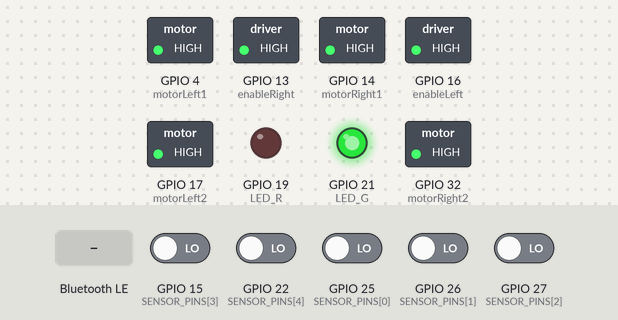
This sketch was run on a simulated ESP32. Parts: switched loads named in the sketch (green lamp = pin HIGH), output pins drawn as LEDs (lit = HIGH). Dashed ring = blinking. The test bench sets the inputs (shaded band); at power-on: GPIO 15 (SENSOR_PINS[3]), GPIO 22 (SENSOR_PINS[4]), GPIO 25 (SENSOR_PINS[0]), GPIO 26 (SENSOR_PINS[1]), GPIO 27 (SENSOR_PINS[2]) LOW. Nothing arrives over Bluetooth unless stated; a phone connects over Bluetooth LE 3 s after start; what the sketch prints to the serial monitor is not drawn.

Above: at 1.2 s.
1.3 s: Bluetooth LE write "S" received
At 2.5 s:
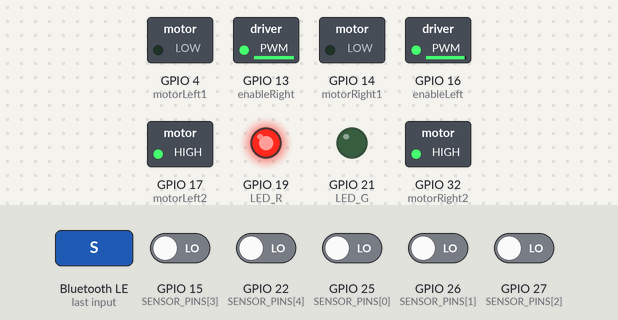
2.8 s: GPIO 15 (SENSOR_PINS[3]) driven HIGH
At 3.71 s:
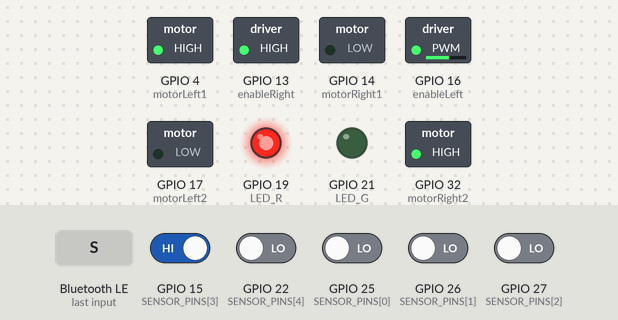
5.8 s: Bluetooth LE write "E" received
At 6.7 s:
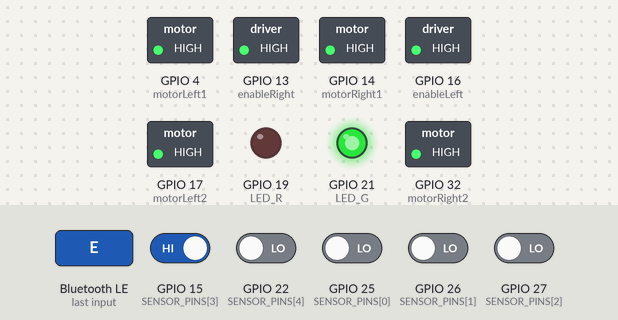
Timing chart, 0 to 8.8 s (numbered marks = the images above; inputs shaded):
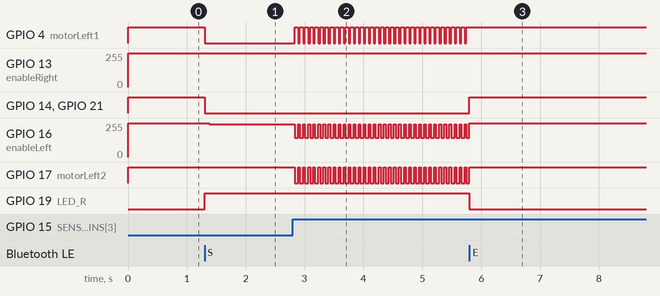

The sketch:

2.4.ino
```cpp
#include <BLEDevice.h>
#include <BLEServer.h>
#include <BLEUtils.h>
#include <BLE2902.h>

// 定義 BLE 的服務與特徵 UUID
#define SERVICE_UUID           "6E400001-B5A3-F393-E0A9-E50E24DCCA9E"
#define RX_UUID                "6E400002-B5A3-F393-E0A9-E50E24DCCA9E"
#define TX_UUID                "6E400003-B5A3-F393-E0A9-E50E24DCCA9E"

BLEServer *pServer = NULL;
BLECharacteristic *pTxCharacteristic;
bool deviceConnected = false;

// =========================================================================
// 1. 🚀 安全腳位與全域變數宣告
// =========================================================================
const int enableLeft  = 16; const int motorLeft1  = 4;  const int motorLeft2  = 17;
const int motorRight1 = 14; const int motorRight2 = 32; const int enableRight = 13;
const int SENSOR_PINS[5] = {25, 26, 27, 15, 22};

// 🚥 狀態指示燈腳位
const int LED_R = 19;
const int LED_G = 21;

enum CarState { STATE_SAFE, STATE_AUTO };
CarState currentStatus = STATE_SAFE;

// =========================================================================
// 參數區 (黃金參數完全還原)
// =========================================================================
double Kp = 25.0;
double Kd = 18.0;
const int CRUISE_SPEED = 255;
const int ROCKET_SPEED = 255;
int currentBaseSpeed = CRUISE_SPEED;

unsigned long straightStartTime = 0; bool isStraight = false;
unsigned long autoStartTime = 0; const unsigned long KICKSTART_DELAY = 80;
unsigned long lastSensorUpdateTime = 0;

// 🏁 🚀 鎖定機制的過彎特調參數
const int ARC_OUTER_SPEED = 255;
const int ARC_INNER_SPEED = -150;
const int SEARCH_OUTER_SPEED = 255;
const int SEARCH_INNER_SPEED = -200;
const unsigned long SENSOR_PERIOD = 2;

// ⏱️ 【非阻塞延遲過彎控制組】
enum TurnStage { STAGE_IDLE, STAGE_DELAY, STAGE_LOCK };
TurnStage currentTurnStage = STAGE_IDLE;
unsigned long turnStageStartTime = 0;
int pendingTurnDirection = 0;
const unsigned long DELAY_BEFORE_TURN = 30;
const unsigned long TURN_LOCK_DURATION = 55;

// 馬達物理偏差補償比例
double LEFT_MOTOR_COMPENSATE = 0.97;
double RIGHT_MOTOR_COMPENSATE = 1.00;

double smoothedError = 0;
int lastError = 0;
int lastValidDirection = 0;
int lastOuterSensorMemory = 0;

// =========================================================================
// 2. 驅動核心與封裝管理 (🛠️ 順序提前以解決 "not declared in this scope" 錯誤)
// =========================================================================
void moveCar(int leftSpeed, int rightSpeed) {
  if (leftSpeed != 0)  leftSpeed  = (int)(leftSpeed * LEFT_MOTOR_COMPENSATE);
  if (rightSpeed != 0) rightSpeed = (int)(rightSpeed * RIGHT_MOTOR_COMPENSATE);

  if (leftSpeed > 0 && leftSpeed < 75)   leftSpeed = 75;
  if (rightSpeed > 0 && rightSpeed < 75) rightSpeed = 75;

  leftSpeed = constrain(leftSpeed, -255, 255);
  rightSpeed = constrain(rightSpeed, -255, 255);

  if (leftSpeed > 0) { digitalWrite(motorLeft1, LOW); digitalWrite(motorLeft2, HIGH); analogWrite(enableLeft, leftSpeed); }
  else if (leftSpeed < 0) { digitalWrite(motorLeft1, HIGH); digitalWrite(motorLeft2, LOW); analogWrite(enableLeft, abs(leftSpeed)); }
  else { digitalWrite(motorLeft1, HIGH); digitalWrite(motorLeft2, HIGH); analogWrite(enableLeft, 255); }

  if (rightSpeed > 0) { digitalWrite(motorRight1, LOW); digitalWrite(motorRight2, HIGH); analogWrite(enableRight, rightSpeed); }
  else if (rightSpeed < 0) { digitalWrite(motorRight1, HIGH); digitalWrite(motorRight2, LOW); analogWrite(enableRight, abs(rightSpeed)); }
  else { digitalWrite(motorRight1, HIGH); digitalWrite(motorRight2, HIGH); analogWrite(enableRight, 255); }
}

int getPositionError() {
  int l2 = !digitalRead(SENSOR_PINS[0]); int l1 = !digitalRead(SENSOR_PINS[1]);
  int m  = !digitalRead(SENSOR_PINS[2]); int r1 = !digitalRead(SENSOR_PINS[3]); int r2 = !digitalRead(SENSOR_PINS[4]);
  int count = l2 + l1 + m + r1 + r2;
  if (count == 0) return 0;
  int rawError = ((l2 * -5) + (l1 * -4) + (m * 0) + (r1 * 4) + (r2 * 5)) / count;
  smoothedError = (smoothedError * 0.1) + (rawError * 0.9);
  if (rawError < -1) lastValidDirection = -1;
  if (rawError > 1)  lastValidDirection = 1;
  return (int)smoothedError;
}

bool executeDelayThenTurn() {
  if (currentTurnStage == STAGE_IDLE) return false;
  unsigned long elapsed = millis() - turnStageStartTime;
  if (currentTurnStage == STAGE_DELAY) {
    if (elapsed < DELAY_BEFORE_TURN) { moveCar(CRUISE_SPEED, CRUISE_SPEED); return true; }
    else { currentTurnStage = STAGE_LOCK; turnStageStartTime = millis(); }
  }
  if (currentTurnStage == STAGE_LOCK) {
    if (elapsed < TURN_LOCK_DURATION) {
      if (pendingTurnDirection == -1) moveCar(ARC_INNER_SPEED, ARC_OUTER_SPEED);
      else                            moveCar(ARC_OUTER_SPEED, ARC_INNER_SPEED);
      return true;
    } else { currentTurnStage = STAGE_IDLE; return false; }
  }
  return false;
}

// =========================================================================
// 📥 BLE 訊號接收核心連線鎖 (🛠️ 修正 rxValue 為 String 類型的核心架構)
// =========================================================================
class MyServerCallbacks: public BLEServerCallbacks {
    void onConnect(BLEServer* pServer) { deviceConnected = true; };
    void onDisconnect(BLEServer* pServer) { deviceConnected = false; }
};

class MyCallbacks: public BLECharacteristicCallbacks {
    void onWrite(BLECharacteristic *pCharacteristic) {
        String rxValue = pCharacteristic->getValue(); // 🛠️ 核心修正：符合新版 ESP32 庫的 String 宣告
        if (rxValue.length() > 0) {
            char cmd = rxValue[0]; // 讀取第一個控制字元

            // 🚀 收到 'S'：開始導航
            if (cmd == 'S' && currentStatus == STATE_SAFE) {
                currentStatus = STATE_AUTO;
                autoStartTime = millis();
                lastError = 0; smoothedError = 0; lastOuterSensorMemory = 0;
                currentTurnStage = STAGE_IDLE;

                digitalWrite(LED_G, LOW);
                digitalWrite(LED_R, HIGH); // 🔴 切換紅燈
                Serial.println("BLE 指令：開始導航！");
            }
            // 🛑 收到 'E'：緊急煞車
            else if (cmd == 'E') {
                currentStatus = STATE_SAFE;
                moveCar(0, 0); // 馬達煞死

                digitalWrite(LED_R, LOW);
                digitalWrite(LED_G, HIGH); // 🟢 回復綠燈
                Serial.println("BLE 指令：緊急煞車！");
            }
        }
    }
};

// =========================================================================
// 3. 初始化與主迴圈
// =========================================================================
void setup() {
  Serial.begin(115200);

  // 初始化燈號腳位並點亮綠燈
  pinMode(LED_R, OUTPUT); pinMode(LED_G, OUTPUT);
  digitalWrite(LED_R, LOW);
  digitalWrite(LED_G, HIGH);

  // 初始化 BLE 裝置
  BLEDevice::init("2026_Geometry_BLE");
  pServer = BLEDevice::createServer();
  pServer->setCallbacks(new MyServerCallbacks());

  // 建立 BLE 序列埠模擬服務
  BLEService *pService = pServer->createService(SERVICE_UUID);
  pTxCharacteristic = pService->createCharacteristic(TX_UUID, BLECharacteristic::PROPERTY_NOTIFY);
  pTxCharacteristic->addDescriptor(new BLE2902());

  BLECharacteristic *pRxCharacteristic = pService->createCharacteristic(RX_UUID, BLECharacteristic::PROPERTY_WRITE);
  pRxCharacteristic->setCallbacks(new MyCallbacks());

  pService->start();
  pServer->getAdvertising()->start();
  Serial.println("BLE 藍牙模組編譯成功且啟動！等待 APP 直接連線...");

  // 初始化硬體腳位
  pinMode(motorLeft1, OUTPUT); pinMode(motorLeft2, OUTPUT); pinMode(enableLeft, OUTPUT);
  pinMode(motorRight1, OUTPUT); pinMode(motorRight2, OUTPUT); pinMode(enableRight, OUTPUT);
  for (int i = 0; i < 5; i++) pinMode(SENSOR_PINS[i], INPUT);

  currentStatus = STATE_SAFE; lastError = 0; smoothedError = 0; currentTurnStage = STAGE_IDLE; lastOuterSensorMemory = 0; moveCar(0, 0);
  Serial.println("--- 2026 GEOMETRY RACING SYSTEM READY ---");
}

void loop() {
  // BLE 斷線自動恢復廣播機制
  static bool wasConnected = false;
  if (!deviceConnected && wasConnected) {
      delay(500);
      pServer->startAdvertising();
      Serial.println("偵測到中斷，重新啟用 BLE 廣播...");
      wasConnected = false;
  }
  if (deviceConnected && !wasConnected) { wasConnected = true; }

  // 模式 1：安全靜止模式
  if (currentStatus == STATE_SAFE) {
    moveCar(0, 0);
    return;
  }

  // 模式 2：自動循跡導航模式
  else if (currentStatus == STATE_AUTO) {
    unsigned long runTime = millis() - autoStartTime;
    if (runTime < KICKSTART_DELAY) {
      int softSpeed = map(runTime, 0, KICKSTART_DELAY, 180, 255);
      moveCar(softSpeed, softSpeed); return;
    }

    if (millis() - lastSensorUpdateTime >= SENSOR_PERIOD) {
      lastSensorUpdateTime = millis();
      if (executeDelayThenTurn()) return;

      int l2 = !digitalRead(SENSOR_PINS[0]); int l1 = !digitalRead(SENSOR_PINS[1]); int m = !digitalRead(SENSOR_PINS[2]);
      int r1 = !digitalRead(SENSOR_PINS[3]); int r2 = !digitalRead(SENSOR_PINS[4]);

      if (l2 == 1 && r2 == 0) lastOuterSensorMemory = -1;
      else if (r2 == 1 && l2 == 0) lastOuterSensorMemory = 1;

      // ⬜ 1. 全白記憶盲尋
      if (l2 == 0 && l1 == 0 && m == 0 && r1 == 0 && r2 == 0) {
        isStraight = false;
        int finalSearchDir = (lastOuterSensorMemory != 0) ? lastOuterSensorMemory : lastValidDirection;
        if (finalSearchDir == -1) moveCar(SEARCH_INNER_SPEED, SEARCH_OUTER_SPEED);
        else                      moveCar(SEARCH_OUTER_SPEED, SEARCH_INNER_SPEED);
        return;
      }

      // ⬛ 2. 全黑維持上一動作
      if (l2 == 1 && l1 == 1 && m == 1 && r1 == 1 && r2 == 1) return;

      // 🛑 3. 直角與銳角過彎狀態機觸發
      bool leftTurnTrigger  = (l2 == 1 && r2 == 0) || (l1 == 1 && l2 == 1);
      bool rightTurnTrigger = (r2 == 1 && l2 == 0) || (r1 == 1 && r2 == 1);

      if (leftTurnTrigger || rightTurnTrigger) {
        isStraight = false;
        if (currentTurnStage == STAGE_IDLE) {
          currentTurnStage = STAGE_DELAY; turnStageStartTime = millis();
          if (leftTurnTrigger) { pendingTurnDirection = -1; lastValidDirection = -1; lastOuterSensorMemory = -1; lastError = -5; }
          else { pendingTurnDirection = 1; lastValidDirection = 1; lastOuterSensorMemory = 1; lastError = 5; }
        }
        return;
      }

      int error = getPositionError();

      // 🎯 4. 大直線 + 直線末端收油防噴飛機制
      if (abs(error) <= 1) {
        if (!isStraight) { straightStartTime = millis(); isStraight = true; }
        int speed = ROCKET_SPEED;
        if (millis() - straightStartTime > 250) speed = 175; // 主動收油
        else if (millis() - straightStartTime <= 40) speed = CRUISE_SPEED;
        int straightAdjust = (int)(error * 5.0);
        moveCar(speed - straightAdjust, speed + straightAdjust);
      }
      // 📉 5. 彎道極速 PD 控制
      else {
        isStraight = false;
        currentBaseSpeed = (abs(error) >= 3) ? (CRUISE_SPEED - 65) : CRUISE_SPEED;
        int turnAdjust = -(int)((Kp * error) + (Kd * (error - lastError)));
        turnAdjust = constrain(turnAdjust, -210, 210);
        moveCar(currentBaseSpeed - turnAdjust, currentBaseSpeed + turnAdjust);
      }
      lastError = error;
    }
  }
}
```

Measured:
- after the input at 1.3 s, GPIO 4 (motorLeft1), GPIO 14 (motorRight1), GPIO 21 (LED_G): HIGH → LOW at once; GPIO 13 (enableRight): 255/255 → 254/255 after 0.08 s; GPIO 16 (enableLeft): 255/255 → 246/255 after 0.08 s; GPIO 19 (LED_R): LOW → HIGH at once
- after the input at 2.8 s, GPIO 4 (motorLeft1): alternates HIGH for 0.06 s and LOW for 0.03 s, starting at once; GPIO 13 (enableRight): 254/255 → 255/255 at once; GPIO 16 (enableLeft): alternates 247/255 for 0.03 s and 145/255 for 0.06 s, starting at once; GPIO 17 (motorLeft2): alternates HIGH for 0.03 s and LOW for 0.06 s, starting at once
- after the input at 5.8 s, GPIO 4 (motorLeft1): stops changing and stays HIGH; GPIO 14 (motorRight1), GPIO 21 (LED_G): LOW → HIGH at once; GPIO 17 (motorLeft2): goes on until 5.8 s, then stays HIGH; GPIO 19 (LED_R): HIGH → LOW at once
